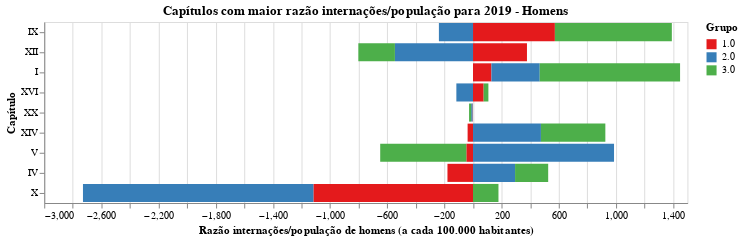

Write notebook code for a chart like this one.
### Code cell
chart = plot_grafico_dif(df_19, df_r,
                         'taxa_nova_homem', 
                         "Capítulos com maior razão internações/população para 2019 - Homens",
                        "Razão internações/população de homens (a cada 100.000 habitantes)")

#chart.save('tx_bruta_t.svg')
chart

### Figure 1 — Vega-Lite specification as saved in the notebook (floating-point values rounded to 4 significant figures)
{"config": {"view": {"continuousWidth": 400, "continuousHeight": 300}, "range": {"category": {"scheme": "set1"}}}, "data": {"name": "data-f8bd39b05b7ff01c1ddd31fd5d4e5918"}, "mark": "bar", "encoding": {"color": {"type": "nominal", "field": "grupo", "title": "Grupo"}, "order": {"type": "nominal", "field": "grupo", "sort": "ascending"}, "tooltip": {"type": "quantitative", "field": "taxa"}, "x": {"type": "quantitative", "field": "taxa", "title": "Razão internações/população de homens (a cada 100.000 habitantes)"}, "y": {"type": "nominal", "field": "capitulo", "sort": null, "title": "Capítulo"}}, "title": "Capítulos com maior razão internações/população para 2019 - Homens", "width": 640, "$schema": "https://vega.github.io/schema/vega-lite/v4.8.1.json", "datasets": {"data-f8bd39b05b7ff01c1ddd31fd5d4e5918": [{"capitulo": "IX", "grupo": "1.0", "taxa": 572.8}, {"capitulo": "IX", "grupo": "2.0", "taxa": -238.7}, {"capitulo": "IX", "grupo": "3.0", "taxa": 818.3}, {"capitulo": "XII", "grupo": "1.0", "taxa": 377.4}, {"capitulo": "XII", "grupo": "2.0", "taxa": -546.4}, {"capitulo": "XII", "grupo": "3.0", "taxa": -255.9}, {"capitulo": "I", "grupo": "1.0", "taxa": 128.8}, {"capitulo": "I", "grupo": "2.0", "taxa": 337.9}, {"capitulo": "I", "grupo": "3.0", "taxa": 981.9}, {"capitulo": "XVI", "grupo": "1.0", "taxa": 74.3}, {"capitulo": "XVI", "grupo": "2.0", "taxa": -116.6}, {"capitulo": "XVI", "grupo": "3.0", "taxa": 33.26}, {"capitulo": "XX", "grupo": "1.0", "taxa": -3.306}, {"capitulo": "XX", "grupo": "2.0", "taxa": -9.567}, {"capitulo": "XX", "grupo": "3.0", "taxa": -14.82}, {"capitulo": "XIV", "grupo": "1.0", "taxa": -37.87}, {"capitulo": "XIV", "grupo": "2.0", "taxa": 475.1}, {"capitulo": "XIV", "grupo": "3.0", "taxa": 450.7}, {"capitulo": "V", "grupo": "1.0", "taxa": -46.87}, {"capitulo": "V", "grupo": "2.0", "taxa": 986.5}, {"capitulo": "V", "grupo": "3.0", "taxa": -602.5}, {"capitulo": "IV", "grupo": "1.0", "taxa": -178.8}, {"capitulo": "IV", "grupo": "2.0", "taxa": 294.2}, {"capitulo": "IV", "grupo": "3.0", "taxa": 231.7}, {"capitulo": "X", "grupo": "1.0", "taxa": -1117.0}, {"capitulo": "X", "grupo": "2.0", "taxa": -1612.0}, {"capitulo": "X", "grupo": "3.0", "taxa": 178.0}]}}
